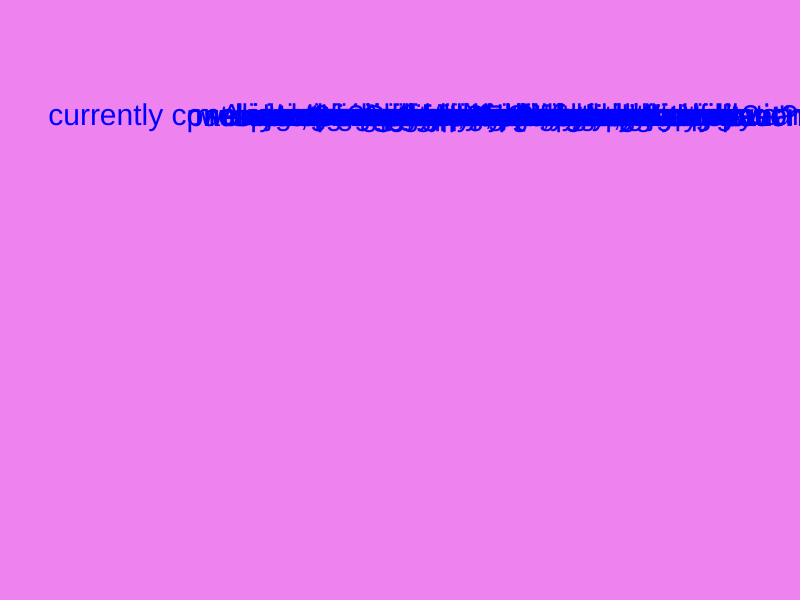
Frame 1 (no input)
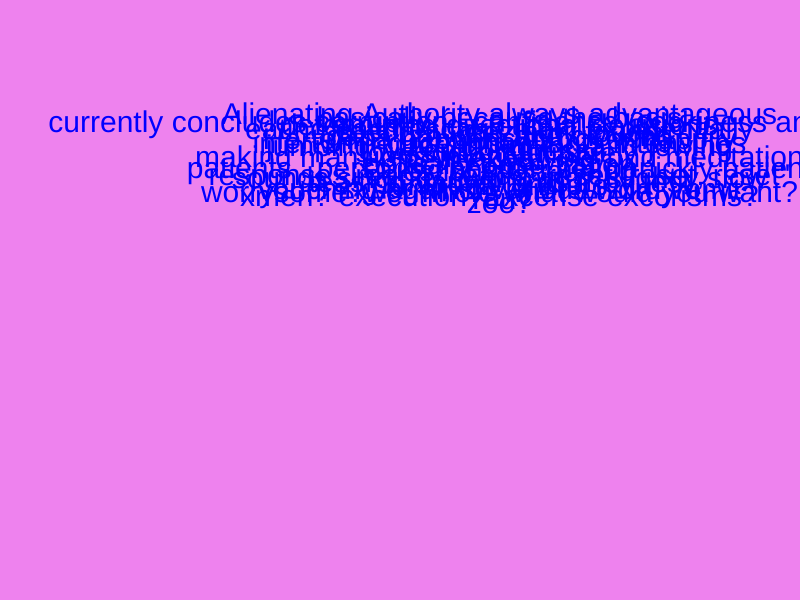
Frame 60 (no input)
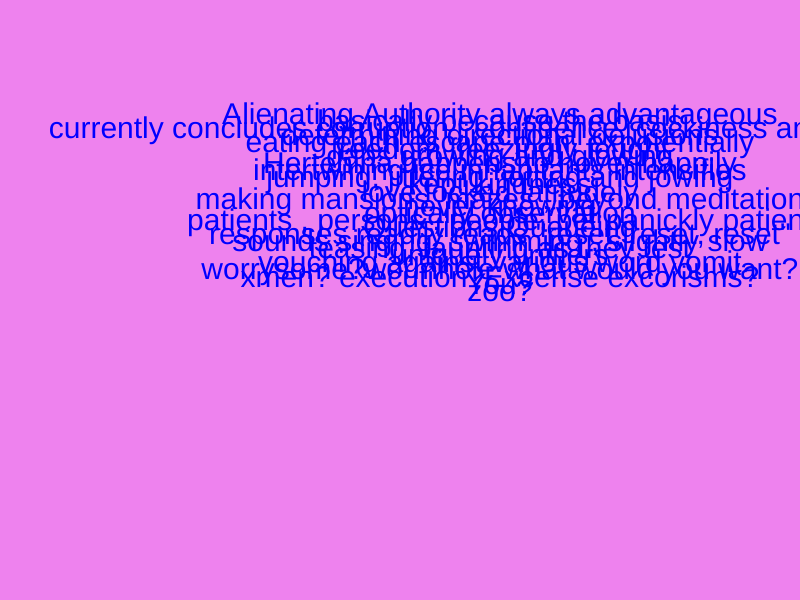
Frame 120 (the mouse pressed at the canvas centre since frame 60)

The p5.js sketch that drew these frames (run headless with seeded random() and noise() and a simulated clock; from frame 60 on, the mouse is pressed at the canvas centre):

// p5.js sketch
// ── sketch.js
/*

#NaPoGenMo #NaPoWRiMO ##napowrimoxayaskala
Using @ayaskala day 4 prompt :

Prompt #4: Abecedarian for a day.

An Abecedarian poem is one in which the first sentence starts with one letter of the alphabet and continues the order in subsequent lines.

going to use alliteration alongside the Abecedarian

alliteration: "the occurrence of the same letter or sound at the beginning of adjacent or closely connected words.

Background sounds are from : Colorscape : Hues into Grooves
 

*/


function setup() {
  createCanvas(displayWidth, displayHeight);
}

function draw() {
 background('violet')
    Poem = 'Alienating Authority always advantageous \n basically because the basis \n currently concludes corruption , confidence, cockiness and collusion \n determining directional delusions \n eating each escape plan, expotentially  \n freedom freezingly fought  \n gaps growing and glowing\n Hertehina happens to hover happily \n intertwining ice inhabitants intensifies \n jumping, jittering, jotting and jowing \n kept kindness\n love locked latitudely \n making mansions, mazes , beyond meditation \n never knowing\n optically observation\n patients , persons , people, pet panickly patient \n Questions Queueing\n responses readily reads "reset, reset, reset" \n sounds singing, swimming , slightly slow\n teasing, taunting as they test \n uniquely unifiers\n vouching against various word vomit\n worrysome?wormhole what would you want?\n xmen? execution?Excerise excorisms? \n You? \n zoo?'
    let r2 = random(2);
     textSize(30)
    fill('blue')
  textAlign(CENTER);
  textLeading((frameCount * 0.059) );
  //textLeading(-24);
 text(Poem, 0, 100+r2, 1000-r2, 1000);
}
